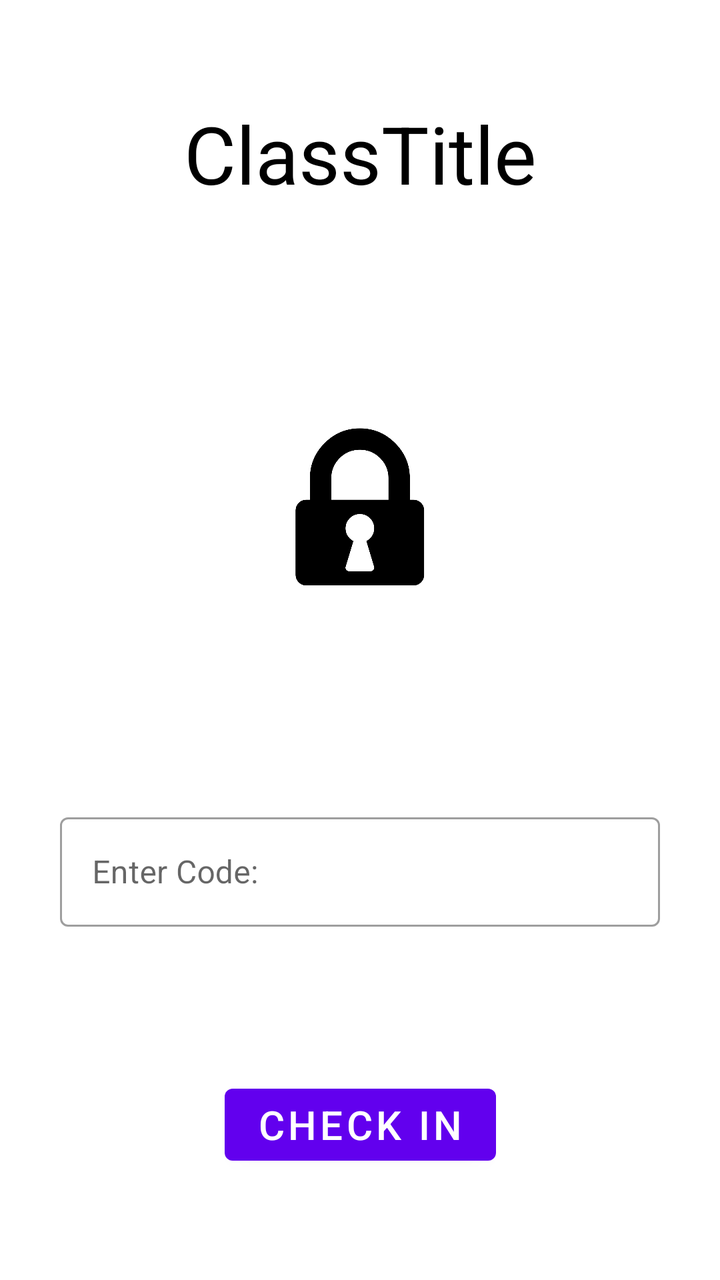
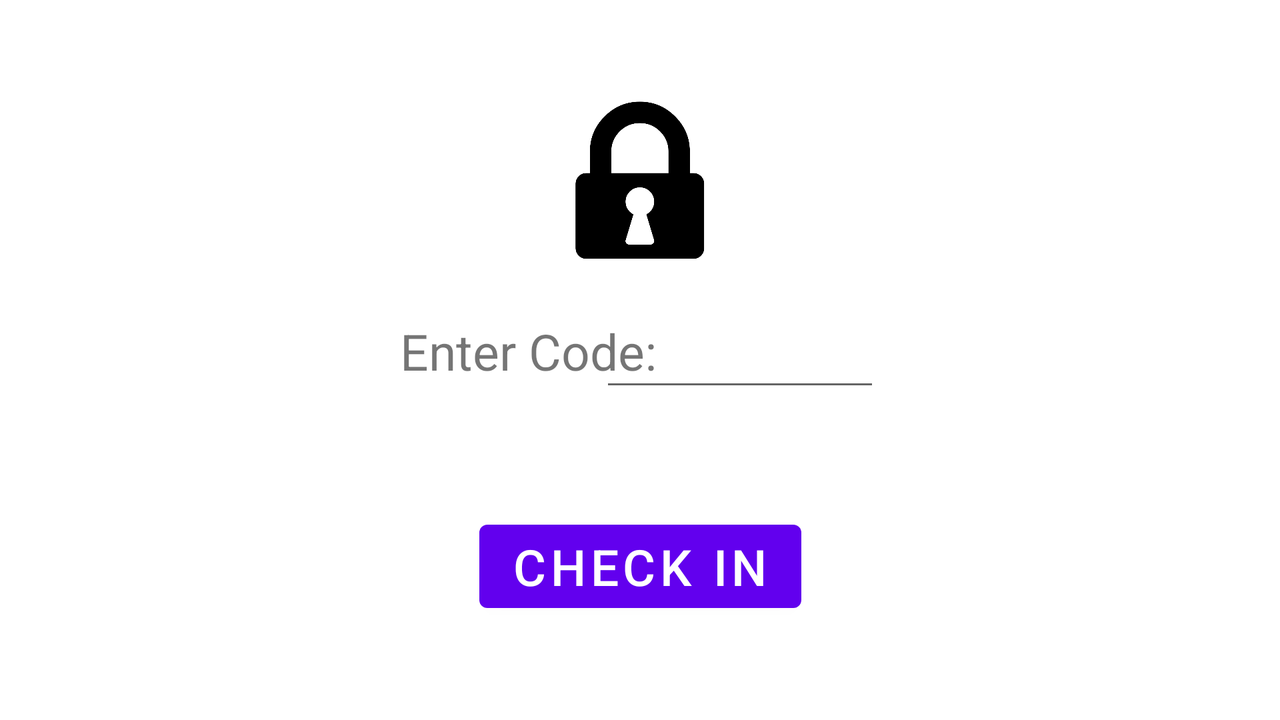

Two renders of one Android screen. The first uses the default layout on a phone; the second uses the alternative layout the repository ships for a different screen configuration, on a matching device. The two XML files are below.
<!-- AndroidManifest.xml: application theme AppTheme -->
<!-- res/layout/fragment_studentclass.xml -->
<?xml version="1.0" encoding="utf-8"?>
<androidx.constraintlayout.widget.ConstraintLayout xmlns:android="http://schemas.android.com/apk/res/android"
    xmlns:app="http://schemas.android.com/apk/res-auto"
    android:id="@+id/studenthomeLayout"
    android:layout_width="match_parent"
    android:layout_height="match_parent"
    android:gravity="center">

    <com.google.android.material.textfield.TextInputLayout
        android:id="@+id/code_textView"
        style="@style/Widget.MaterialComponents.TextInputLayout.OutlinedBox"
        android:layout_width="300dp"
        android:layout_height="60dp"
        android:layout_marginTop="100dp"
        android:elevation="20dp"
        android:hint="@string/code"
        app:boxStrokeWidth="1dp"
        app:boxStrokeWidthFocused="2dp"
        app:errorEnabled="true"
        app:layout_constraintEnd_toEndOf="parent"
        app:layout_constraintStart_toStartOf="parent"
        app:layout_constraintTop_toBottomOf="@+id/lock_image"
        app:startIconDrawable="@drawable/outline_password_24">

        <com.google.android.material.textfield.TextInputEditText
            android:id="@+id/code"
            android:layout_width="match_parent"
            android:layout_height="wrap_content" />

    </com.google.android.material.textfield.TextInputLayout>


    <Button
        android:id="@+id/checkin_button"
        android:layout_width="wrap_content"
        android:layout_height="wrap_content"
        android:layout_marginTop="75dp"
        android:text="@string/checkin"
        android:textSize="20dp"
        app:layout_constraintEnd_toEndOf="parent"
        app:layout_constraintStart_toStartOf="parent"
        app:layout_constraintTop_toBottomOf="@+id/code_textView" />

    <ImageView
        android:id="@+id/lock_image"
        android:layout_width="100dp"
        android:layout_height="100dp"
        android:layout_marginTop="100dp"
        app:layout_constraintEnd_toEndOf="parent"
        app:layout_constraintStart_toStartOf="parent"
        app:layout_constraintTop_toBottomOf="@+id/class_Title"
        app:srcCompat="@drawable/lock" />

    <com.google.android.material.textview.MaterialTextView
        android:id="@+id/class_Title"
        android:layout_width="wrap_content"
        android:layout_height="wrap_content"
        android:layout_marginTop="50dp"
        android:gravity="center_vertical|center_horizontal"
        android:text="ClassTitle"
        android:textColor="#000000"
        android:textSize="40dp"
        app:layout_constraintEnd_toEndOf="parent"
        app:layout_constraintStart_toStartOf="parent"
        app:layout_constraintTop_toTopOf="parent" />

</androidx.constraintlayout.widget.ConstraintLayout>
<!-- resources referenced by this layout -->
<resources>
  <!-- drawable lock: png bitmap (drawable, 35337 bytes) -->
  <string name="checkin">Check In</string>
  <string name="code">Enter Code:</string>
</resources>
<!-- res/layout-land/fragment_studentclass.xml (the repository's variant of the layout above) -->
<!-- drawn on the phone turned sideways -->
<?xml version="1.0" encoding="utf-8"?>
<androidx.constraintlayout.widget.ConstraintLayout xmlns:android="http://schemas.android.com/apk/res/android"
    xmlns:app="http://schemas.android.com/apk/res-auto"
    xmlns:tools="http://schemas.android.com/tools"
    android:layout_width="match_parent"
    android:layout_height="match_parent">

    <TextView
        android:id="@+id/textView5"
        android:layout_width="wrap_content"
        android:layout_height="50dp"
        android:layout_marginStart="200dp"
        android:layout_marginTop="30dp"
        android:layout_marginBottom="75dp"
        android:gravity="center_vertical"
        android:text="@string/code"
        android:textSize="25dp"
        app:layout_constraintBottom_toTopOf="@+id/checkin_button"
        app:layout_constraintStart_toStartOf="parent"
        app:layout_constraintTop_toBottomOf="@+id/imageView3" />

    <EditText
        android:id="@+id/code"
        android:layout_width="140dp"
        android:layout_height="50dp"
        android:layout_marginTop="30dp"
        android:layout_marginEnd="200dp"
        android:layout_marginBottom="75dp"
        android:textSize="25dp"
        app:layout_constraintBottom_toTopOf="@+id/checkin_button"
        app:layout_constraintEnd_toEndOf="parent"
        app:layout_constraintTop_toBottomOf="@+id/imageView3"></EditText>

    <Button
        android:id="@+id/checkin_button"
        android:layout_width="wrap_content"
        android:layout_height="wrap_content"
        android:layout_marginBottom="50dp"
        android:text="@string/checkin"
        android:textSize="25dp"
        app:layout_constraintBottom_toBottomOf="parent"
        app:layout_constraintEnd_toEndOf="parent"
        app:layout_constraintStart_toStartOf="parent" />

    <ImageView
        android:id="@+id/imageView3"
        android:layout_width="100dp"
        android:layout_height="100dp"
        android:layout_marginTop="40dp"
        app:layout_constraintEnd_toEndOf="parent"
        app:layout_constraintStart_toStartOf="parent"
        app:layout_constraintTop_toTopOf="parent"
        app:srcCompat="@drawable/lock" />
</androidx.constraintlayout.widget.ConstraintLayout>
